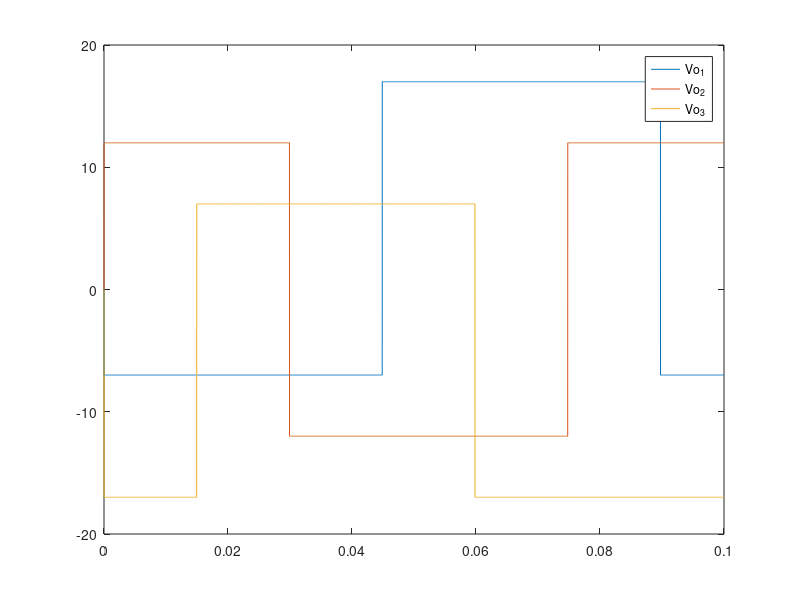
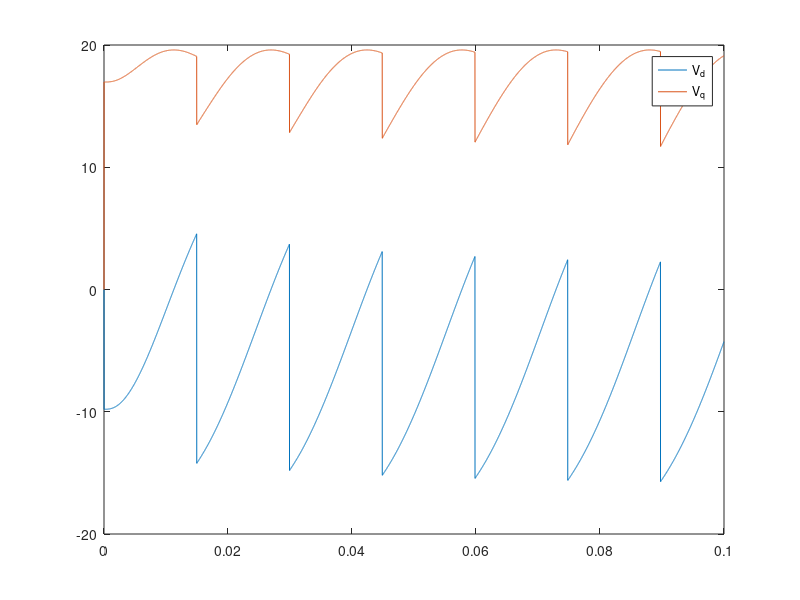
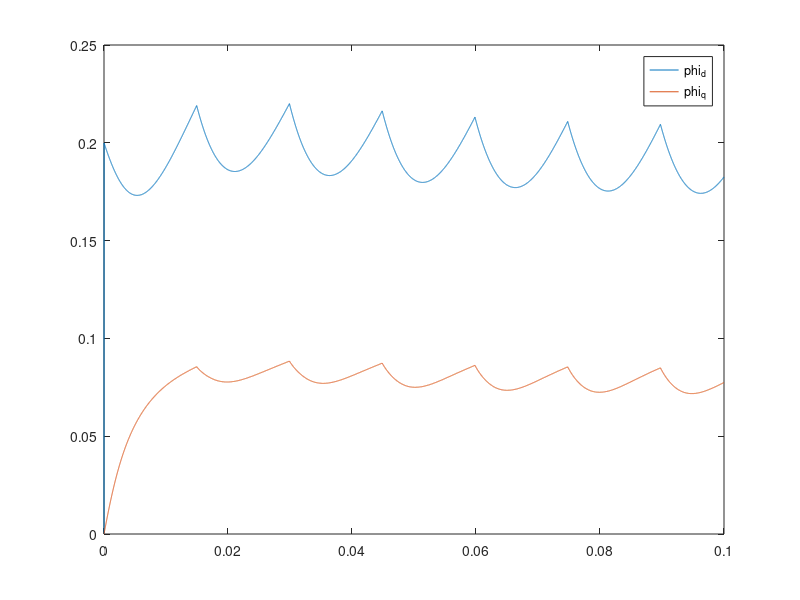
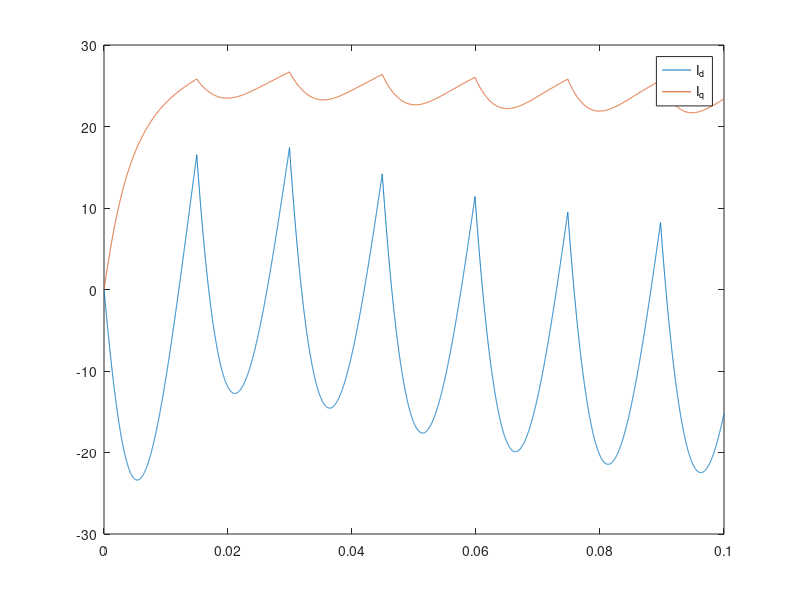

MATLAB code for these plots, in order:
Pp = 4; % [1] Nombre de paires de pôles
Rs = 0.18; % [Omega] Résistance stator vue en Park
Ld = 1.15e-3; % [H] Inductaice stator de Park directe
Lq = 3.31e-3; % [H] Inductaice stator de Park quadratique
1.3; % [T] Induction ŕemanente des aimants
Phim = 200e-3; % [Wb] Flux des aimants vu par l'eisamble des spires d'une phase

RC1 = 50.0;
Wmbase = 350;
Emax = 800.0;
J = 800e-6;

Wv = 70; % [rad/s] Pulsation des tensions
E = 12; % [V] Tension continue d'alimentation
k = 0.3; % [?] 

D = 100e-3;
T = 1e-5;
N = round(D / T);

% Allocation de mémoire
n = 4;
phi = zeros(2, N);
vout = zeros(3, N);
vpark = zeros(2, N);
iout = zeros(3, N);
ipark = zeros(2, N);
y = zeros(3, N);
t = 0:T:D-T;
[a wm phid phiq] = deal(0, 0, Phim, 0);

P = @(a) ...
	sqrt(2/3)*[cos(a) cos(a - 2/3*pi) cos(a - 4/3*pi);
	-sin(a) -sin(a - 2/3*pi) -sin(a - 4/3*pi)];

Pinv = @(a) ...
    sqrt(2/3)*[cos(a) -sin(a);
    cos(a-2/3*pi) -sin(a-2/3*pi);
    cos(a-4/3*pi) -sin(a-4/3*pi)];

for i=2:N,
    theta = Wv * t(i) + pi;
	vo = E * sign(sin([theta theta - 2/3*pi theta - 4/3*pi]'));

	vp = P(a) * vo;
	[vd vq] = deal(vp(1), vp(2));
	
	id = 1 / Ld * (phid - Phim);
	iq = 1 / Lq * phiq;
    ip = [id iq]';
    io = Pinv(a) * ip;

	we = Pp * wm;
	c = Pp * (phid*iq - phiq*id);
	cr = k * we;

	Da = we;
	Dwm = 1/J * (c - cr);
	Dphid = vd + we * phiq - Rs * id;
	Dphiq = vq - we * phid - Rs * iq;
	
    a = a + Da * T;
    wm = wm + Dwm * T;
    phid = phid + Dphid * T;
    phiq = phiq + Dphiq * T;
    
    phi(:,i) = [phid phiq]';
    vout(:,i) = [vo(1) + 5 vo(2) vo(3) - 5]';
    vpark(:,i) = vp;
    iout(:,i) = io;
    ipark(:,i) = ip;
    y(:,i) = [c we a]';
end

%plot shit;
figure(1);
plot(t, vout);
legend('Vo_1', 'Vo_2', 'Vo_3');

figure(2);
plot(t, vpark);
legend('V_d', 'V_q');

figure(3);
plot(t, phi);
legend('phi_d', 'phi_q');

figure(4);
plot(t, ipark);
legend('I_d', 'I_q');

figure(5);
plot(t, iout);
legend('I_1', 'I_2', 'I_3');

figure(6);
plot(t, y);
legend('C', 'We', 'A');